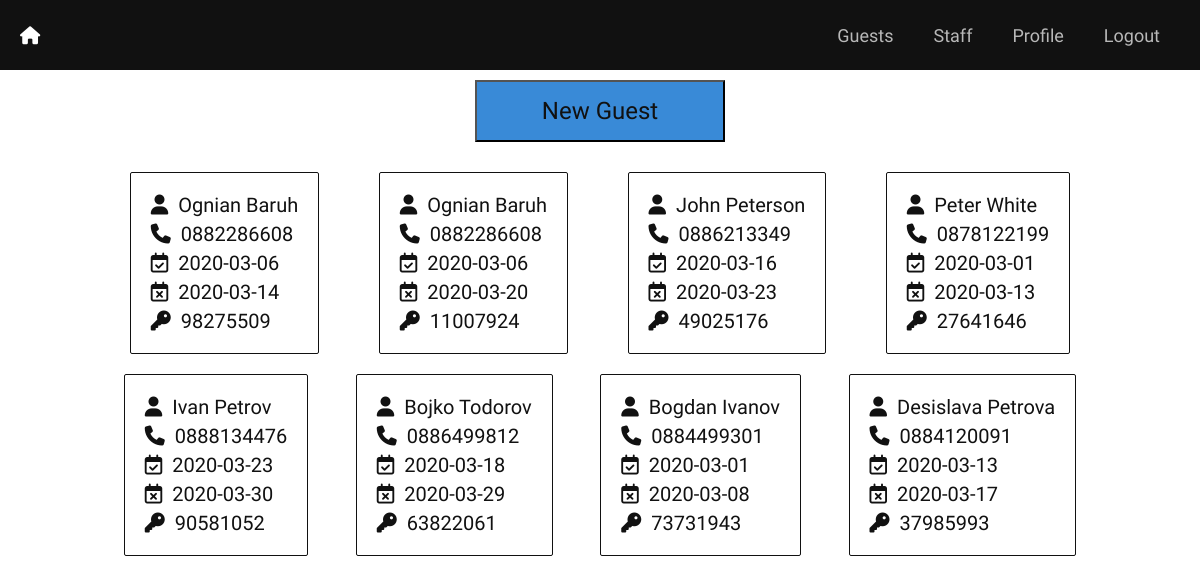
The page /guests (signed in) on the database as committed earlier.
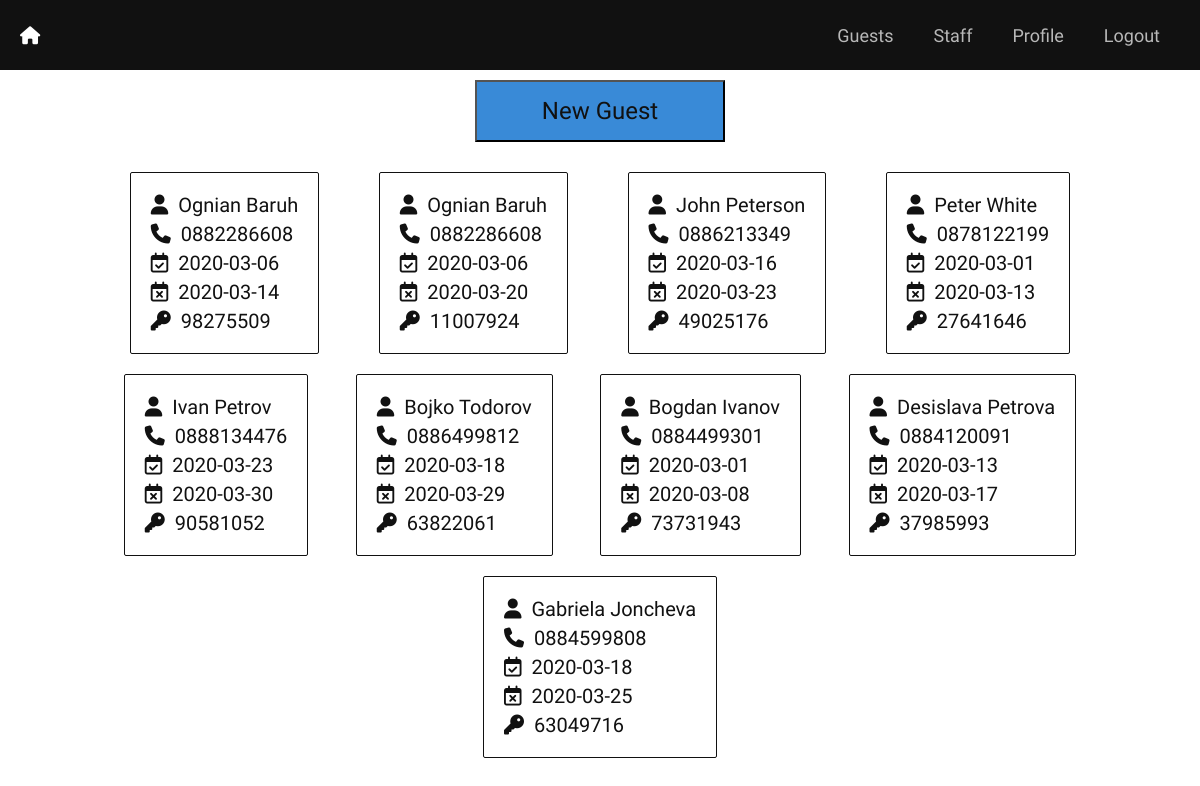
The same page on the database as committed later.
### tables this page shows
CREATE TABLE guests
	(
		id INTEGER PRIMARY KEY AUTOINCREMENT,
		name TEXT,
		surname TEXT,
		phone_number TEXT,
		passcode TEXT,
		entry_date TEXT,
		expiry_date TEXT
	);

### main.py (the view)
@app.route("/guests", methods=["GET"])
@require_login
def guests():
	guests = Guest.all()
	return render_template("guests/guests.html", guests = guests)

### class_database.py (called while the page is built)
	def __enter__(self):
		self.conn = sqlite3.connect(DB_NAME)
		return self.conn.cursor()

	def __exit__(self, type, value, traceback):
		self.conn.commit()

### class_guest.py (called while the page is built)
    def all():
        with DB() as db:
            rows = db.execute('SELECT * FROM guests').fetchall()
            return [Guest(*row) for row in rows]

### main.py (called while the page is built)
def require_login(func):
	@wraps(func)
	def wrapper(*args, **kwargs):
		if not session.get("SIGNED_IN"):
			return redirect("/login")
		return func(*args, **kwargs)
	return wrapper

### templates/guests/guests.html (shortened to what this page needs)
{% extends "layout.html" %}
{% block css %}
	<link rel="stylesheet" href="{{ url_for('static', filename='css/users.css') }}"/>
{% endblock %}
{% block main %}
<form action='/new_guest'>
	<button type="submit">New Guest</button>
</form>
<div class="users">
	{% for guest in guests %}
		<div class="user">
			<ul class="fields">
				<li class="field">
					<i class="fas fa-user"></i>{{ guest.name }} {{ guest.surname }}
				</li>
				<li class="field">
					<i class="fas fa-phone"></i>{{ guest.phone_number }}
				</li>
				<li class="field">
					<i class="far fa-calendar-check"></i>{{ guest.entry_date }}
				</li>
				<li class="field">
					<i class="far fa-calendar-times"></i>{{ guest.expiry_date }}
				</li>
				<li class="field">
					<i class="fas fa-key"></i>{{ guest.passcode }}
				</li>
			</ul>
		</div>
	{% endfor %}
</div>
{% endblock %}

### templates/layout.html (shortened to what this page needs)
<!DOCTYPE html>
<html lang="en">
<head>
	<link rel="stylesheet" href="{{ url_for('static', filename='css/style.css') }}"/>
	<link rel="stylesheet" href="{{ url_for('static', filename='css/navbar.css') }}"/>
	{% block css %}{% endblock %}
</head>
<body>
	<header>
		<nav class="navbar">
			<a href="/">
				<i class="fas fa-home home"></i>
			</a>
			<ul class="main-nav" id="js-menu">
				<li>
					<a href="/guests" class="nav-links">Guests</a>
				</li>
				<li>
					<a href="/staff" class="nav-links">Staff</a>
				</li>
				{% if session.get("SIGNED_IN") %}
					<li>
						<a href="/profile" class="nav-links">Profile</a>
					</li>
					<li>
						<a href="/logout" class="nav-links">Logout</a>
					</li>
				{% endif %}
			</ul>
		</nav>
	</header>
	<main>
		{% block main %}{% endblock %}
	</main>
</body>
</html>

### static/css/style.css (style rules this page uses)
* { box-sizing: border-box; font-family: 'Tomorrow', sans-serif; }
body { margin: 0; }

### static/css/navbar.css (style rules this page uses)
.navbar { display: flex; justify-content: space-between; align-items: center; font-size: 18px; background: #111; }
.main-nav { list-style-type: none; }
.nav-links { text-decoration: none; color: rgba(255, 255, 255, 0.7); }
.home { cursor: pointer; margin-left: 20px; color: #fff; }
@media screen and (min-width: 768px) { .navbar { padding-bottom: 0; height: 70px; } }
@media screen and (min-width: 768px) { .main-nav { display: flex; margin-right: 40px; flex-direction: row; justify-content: flex-end; } }
@media screen and (min-width: 768px) { .main-nav li { margin: 0; } }
@media screen and (min-width: 768px) { .nav-links { margin-left: 40px; } }

### static/css/users.css (style rules this page uses)
.users { display: flex; margin: 20px auto 0; flex-wrap: wrap; justify-content: space-around; align-items: center; max-width: 1000px; }
.user { border: 0.5px solid #111; border-radius: 2px; padding: 15px; margin: 10px; }
.fields { list-style-type: none; margin: 0; padding: 0; }
.field { font-size: 1.25em; color: #111; margin: 5px; }
i.fas, i.far { margin-right: 10px; }
button { display: block; margin: 10px auto; width: 250px; background: #398ad7; color: #111; padding: 15px; font-size: 1.5em; }

Rows that differ between the two databases and show on the page:
added guests: name "Gabriela", surname "Joncheva", phone_number "0884599808", entry_date "2020-03-18", expiry_date "2020-03-25", passcode "63049716"
